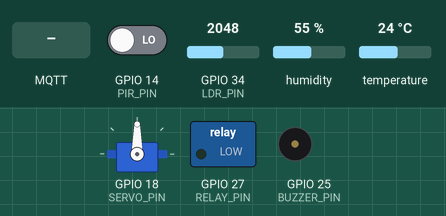
A program run on a simulated ESP32. On the bench: servo, switched loads named in the program (green lamp = pin HIGH), buzzer (waves = sounding). The inputs (shaded band) are chosen by the test bench; at power-on: temperature 24 °C, GPIO 34 (LDR_PIN) = 2048, GPIO 14 (PIR_PIN) LOW, humidity 55 %. WiFi joins after 1.5 s; servers stay silent unless stated; the local clock reads 2024-03-15 10:24:30 at power-on unless the program sets it; random numbers use the default seed unless the program sets one; no MQTT or app messages arrive unless stated; what the program prints to the serial monitor is not drawn.

Above: at 2.7 s.
2.8 s: temperature set to 29.6 °C
7.5 s: temperature set to 30.8 °C
At 9.2 s:
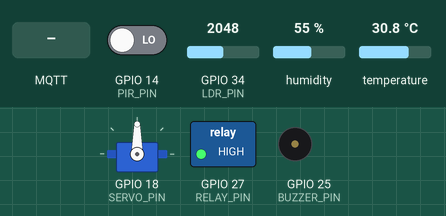
9.5 s: GPIO 34 (LDR_PIN) set to 1967
At 10.7 s:
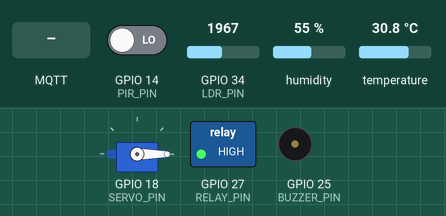
11.5 s: GPIO 14 (PIR_PIN) driven HIGH
At 12.5 s:
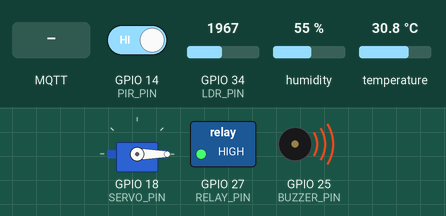
13.0 s: MQTT message "OFF" arrives on the first subscribed topic
At 13.6 s:
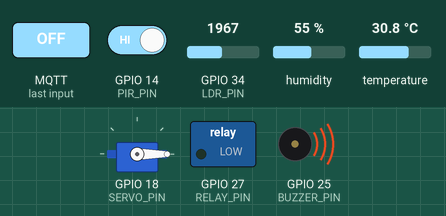
14.5 s: MQTT message "CLOSE" arrives on the second subscribed topic
At 15.9 s:
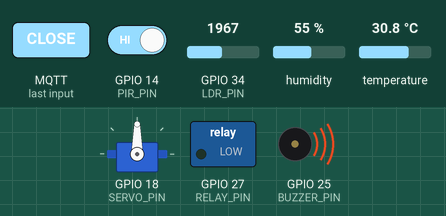
Timing chart, 0 to 45.5 s (numbered marks = the images above; inputs shaded):
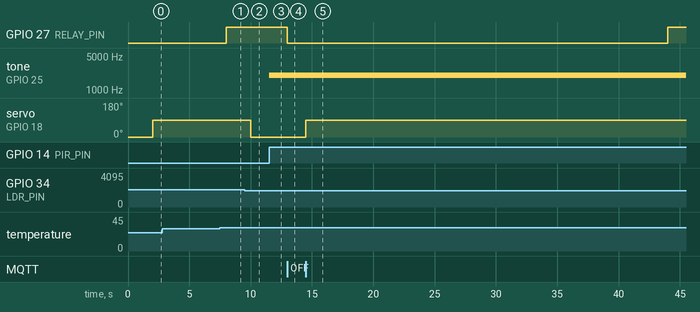

The program:

main.cpp
```cpp
#include <Arduino.h>
#include <WiFi.h>
#include <WiFiClientSecure.h>
#include <PubSubClient.h>
#include <DHTesp.h>
#include <ESP32Servo.h>
#include <time.h>

// ================= PIN CONFIGURATION =================
#define DHT_PIN     13
#define LDR_PIN     34
#define RELAY_PIN   27
#define SERVO_PIN   18
#define PIR_PIN     14
#define BUZZER_PIN  25

// ================= OBJECTS =================
DHTesp dht;
Servo windowServo;

// ================= THRESHOLDS =================
float TEMP_LIMIT  = 30.0;  // suhu di atas ini -> relay/kipas ON
int   LIGHT_LIMIT = 2000;  // di atas ini = terang -> jendela CLOSE
                           // di bawah ini = gelap -> jendela OPEN

const int WINDOW_OPEN  = 0;
const int WINDOW_CLOSE = 90;

const unsigned long MANUAL_HOLD_MS  = 30000;  // perintah MQTT menahan mode manual 30 detik
const unsigned long SENSOR_INTERVAL = 2000;

// ================= WIFI & EMQX MQTT =================
const char* WIFI_SSID     = "Wokwi-GUEST";
const char* WIFI_PASSWORD = "";

const char* MQTT_BROKER    = "c1460dff.ala.asia-southeast1.emqxsl.com";
const int   MQTT_PORT      = 8883;
const char* MQTT_USER      = "mobcom";
const char* MQTT_PASS      = "mobcom";
const char* MQTT_CLIENT_ID = "ESP32_SmartRoom_Client";

// Topik MQTT
const char* TOPIC_TELEMETRY  = "smartroom/telemetry";
const char* TOPIC_STATUS     = "smartroom/status";
const char* TOPIC_MOTION     = "smartroom/motion";
const char* TOPIC_RELAY_CMD  = "smartroom/relay/set";
const char* TOPIC_WINDOW_CMD = "smartroom/window/set";
const char* TOPIC_BUZZER_CMD = "smartroom/buzzer/set";

// Sertifikat CA EMQX (DigiCert Global Root G2) - dari file emqxsl-ca.crt
const char* EMQX_CA_CERT = \
"-----BEGIN CERTIFICATE-----\n" \
"MIIDjjCCAnagAwIBAgIQAzrx5qcRqaC7KGSxHQn65TANBgkqhkiG9w0BAQsFADBh\n" \
"MQswCQYDVQQGEwJVUzEVMBMGA1UEChMMRGlnaUNlcnQgSW5jMRkwFwYDVQQLExB3\n" \
"d3cuZGlnaWNlcnQuY29tMSAwHgYDVQQDExdEaWdpQ2VydCBHbG9iYWwgUm9vdCBH\n" \
"MjAeFw0xMzA4MDExMjAwMDBaFw0zODAxMTUxMjAwMDBaMGExCzAJBgNVBAYTAlVT\n" \
"MRUwEwYDVQQKEwxEaWdpQ2VydCBJbmMxGTAXBgNVBAsTEHd3dy5kaWdpY2VydC5j\n" \
"b20xIDAeBgNVBAMTF0RpZ2lDZXJ0IEdsb2JhbCBSb290IEcyMIIBIjANBgkqhkiG\n" \
"9w0BAQEFAAOCAQ8AMIIBCgKCAQEAuzfNNNx7a8myaJCtSnX/RrohCgiN9RlUyfuI\n" \
"2/Ou8jqJkTx65qsGGmvPrC3oXgkkRLpimn7Wo6h+4FR1IAWsULecYxpsMNzaHxmx\n" \
"1x7e/dfgy5SDN67sH0NO3Xss0r0upS/kqbitOtSZpLYl6ZtrAGCSYP9PIUkY92eQ\n" \
"q2EGnI/yuum06ZIya7XzV+hdG82MHauVBJVJ8zUtluNJbd134/tJS7SsVQepj5Wz\n" \
"tCO7TG1F8PapspUwtP1MVYwnSlcUfIKdzXOS0xZKBgyMUNGPHgm+F6HmIcr9g+UQ\n" \
"vIOlCsRnKPZzFBQ9RnbDhxSJITRNrw9FDKZJobq7nMWxM4MphQIDAQABo0IwQDAP\n" \
"BgNVHRMBAf8EBTADAQH/MA4GA1UdDwEB/wQEAwIBhjAdBgNVHQ4EFgQUTiJUIBiV\n" \
"5uNu5g/6+rkS7QYXjzkwDQYJKoZIhvcNAQELBQADggEBAGBnKJRvDkhj6zHd6mcY\n" \
"1Yl9PMWLSn/pvtsrF9+wX3N3KjITOYFnQoQj8kVnNeyIv/iPsGEMNKSuIEyExtv4\n" \
"NeF22d+mQrvHRAiGfzZ0JFrabA0UWTW98kndth/Jsw1HKj2ZL7tcu7XUIOGZX1NG\n" \
"Fdtom/DzMNU+MeKNhJ7jitralj41E6Vf8PlwUHBHQRFXGU7Aj64GxJUTFy8bJZ91\n" \
"8rGOmaFvE7FBcf6IKshPECBV1/MUReXgRPTqh5Uykw7+U0b6LJ3/iyK5S9kJRaTe\n" \
"pLiaWN0bfVKfjllDiIGknibVb63dDcY3fe0Dkhvld1927jyNxF1WW6LZZm6zNTfl\n" \
"MrY=\n" \
"-----END CERTIFICATE-----\n";

WiFiClientSecure tlsClient;
PubSubClient mqttClient(tlsClient);

// ================= STATE =================
bool relayState    = false;
bool windowClosed  = false;
bool buzzerState   = false;
bool motionActive  = false;
bool motionPinPrev = false;

unsigned long lastSensorRead = 0;
unsigned long lastMqttRetry  = 0;
unsigned long lastWifiRetry  = 0;
bool mqttWasConnected = false;

// Waktu berakhirnya mode manual (0 = mode otomatis)
unsigned long relayManualUntil  = 0;
unsigned long windowManualUntil = 0;
unsigned long buzzerManualUntil = 0;

bool isManual(unsigned long until) {
  return until != 0 && (long)(until - millis()) > 0;
}

// ================= AKTUATOR =================
void setRelay(bool on) {
  relayState = on;
  digitalWrite(RELAY_PIN, on ? HIGH : LOW);
}

void setBuzzer(bool on) {
  buzzerState = on;
#if ESP_ARDUINO_VERSION >= ESP_ARDUINO_VERSION_VAL(3, 0, 0)
  if (on) {
    ledcAttachChannel(BUZZER_PIN, 2000, 8, 4);
    ledcWriteTone(BUZZER_PIN, 2000);
  } else {
    ledcWrite(BUZZER_PIN, 0);
    ledcDetach(BUZZER_PIN);
    pinMode(BUZZER_PIN, OUTPUT);
    digitalWrite(BUZZER_PIN, LOW);
  }
#else
  if (on) {
    ledcSetup(4, 2000, 8);
    ledcAttachPin(BUZZER_PIN, 4);
    ledcWriteTone(4, 2000);
  } else {
    ledcWrite(4, 0);
    ledcDetachPin(BUZZER_PIN);
    pinMode(BUZZER_PIN, OUTPUT);
    digitalWrite(BUZZER_PIN, LOW);
  }
#endif
}

void setWindow(bool close) {
  if (close == windowClosed) return;
  windowClosed = close;
  windowServo.write(close ? WINDOW_CLOSE : WINDOW_OPEN);
}

// ================= WIFI =================
void connectWiFi() {
  Serial.print("[WiFi] Menghubungkan ke ");
  Serial.print(WIFI_SSID);
  WiFi.mode(WIFI_STA);
  WiFi.begin(WIFI_SSID, WIFI_PASSWORD);
  int attempts = 0;
  while (WiFi.status() != WL_CONNECTED && attempts < 60) {  // maksimal ~30 detik
    delay(500);
    Serial.print(".");
    attempts++;
  }
  if (WiFi.status() == WL_CONNECTED) {
    Serial.println(" Terhubung (" + WiFi.localIP().toString() + ")");
  } else {
    Serial.println(" Gagal!");
  }
}

// ================= NTP (wajib untuk verifikasi sertifikat TLS) =================
void syncTime() {
  if (WiFi.status() != WL_CONNECTED) return;

  configTime(7 * 3600, 0, "pool.ntp.org", "time.google.com");  // WIB (UTC+7)
  Serial.print("[NTP] Sinkronisasi waktu");

  time_t now = time(nullptr);
  int attempts = 0;
  while (now < 1700000000 && attempts < 30) {  // maksimal ~15 detik
    delay(500);
    Serial.print(".");
    now = time(nullptr);
    attempts++;
  }

  if (now >= 1700000000) {
    struct tm timeinfo;
    localtime_r(&now, &timeinfo);
    Serial.printf(" OK (%04d-%02d-%02d %02d:%02d:%02d)\n",
                  timeinfo.tm_year + 1900, timeinfo.tm_mon + 1, timeinfo.tm_mday,
                  timeinfo.tm_hour, timeinfo.tm_min, timeinfo.tm_sec);
  } else {
    Serial.println(" Gagal! (koneksi TLS mungkin ditolak)");
  }
}

// ================= MQTT CALLBACK =================
void mqttCallback(char* topic, byte* payload, unsigned int length) {
  String msg = "";
  for (unsigned int i = 0; i < length; i++) msg += (char)payload[i];
  msg.trim();
  msg.toUpperCase();
  Serial.printf("[MQTT] %s -> %s\n", topic, msg.c_str());

  String t = String(topic);

  if (t == TOPIC_RELAY_CMD) {
    if (msg == "ON" || msg == "1") {
      setRelay(true);
      relayManualUntil = millis() + MANUAL_HOLD_MS;
    } else if (msg == "OFF" || msg == "0") {
      setRelay(false);
      relayManualUntil = millis() + MANUAL_HOLD_MS;
    } else if (msg == "AUTO") {
      relayManualUntil = 0;
    }
  } else if (t == TOPIC_WINDOW_CMD) {
    if (msg == "CLOSE" || msg == "CLOSED") {
      setWindow(true);
      windowManualUntil = millis() + MANUAL_HOLD_MS;
    } else if (msg == "OPEN") {
      setWindow(false);
      windowManualUntil = millis() + MANUAL_HOLD_MS;
    } else if (msg == "AUTO") {
      windowManualUntil = 0;
    }
  } else if (t == TOPIC_BUZZER_CMD) {
    if (msg == "ON" || msg == "1") {
      setBuzzer(true);
      buzzerManualUntil = millis() + MANUAL_HOLD_MS;
    } else if (msg == "OFF" || msg == "0") {
      setBuzzer(false);
      buzzerManualUntil = millis() + MANUAL_HOLD_MS;
    } else if (msg == "AUTO") {
      buzzerManualUntil = 0;
    }
  }
}

// ================= MQTT RECONNECT =================
void reconnectMQTT() {
  if (WiFi.status() != WL_CONNECTED) return;
  if (millis() - lastMqttRetry < 5000) return;
  lastMqttRetry = millis();

  // Pastikan waktu valid sebelum mencoba TLS
  if (time(nullptr) < 1700000000) {
    syncTime();
  }

  Serial.print("[MQTT] Menghubungkan ke broker...");
  String clientId = String(MQTT_CLIENT_ID) + "_" + String(random(0xffff), HEX);
  if (mqttClient.connect(clientId.c_str(), MQTT_USER, MQTT_PASS)) {
    Serial.println(" Terhubung!");
    mqttClient.subscribe(TOPIC_RELAY_CMD);
    mqttClient.subscribe(TOPIC_WINDOW_CMD);
    mqttClient.subscribe(TOPIC_BUZZER_CMD);
    mqttClient.publish(TOPIC_STATUS, "ONLINE", true);
  } else {
    char errBuf[128] = "";
    int tlsErr = tlsClient.lastError(errBuf, sizeof(errBuf));
    Serial.printf(" Gagal (rc=%d, tls=%d: %s)\n", mqttClient.state(), tlsErr, errBuf);
  }
}

// ================= SETUP =================
void setup() {
  Serial.begin(115200);

  dht.setup(DHT_PIN, DHTesp::DHT22);

  pinMode(RELAY_PIN, OUTPUT);
  setRelay(false);

  pinMode(BUZZER_PIN, OUTPUT);
  setBuzzer(false);

  pinMode(PIR_PIN, INPUT);

  windowServo.attach(SERVO_PIN);
  windowServo.write(WINDOW_OPEN);
  windowClosed = false;

  Serial.println("SMART ROOM CONTROL");
  connectWiFi();
  syncTime();

  tlsClient.setCACert(EMQX_CA_CERT);
  tlsClient.setTimeout(15);
  mqttClient.setBufferSize(512);
  mqttClient.setKeepAlive(30);
  mqttClient.setSocketTimeout(15);
  mqttClient.setServer(MQTT_BROKER, MQTT_PORT);
  mqttClient.setCallback(mqttCallback);
}

// ================= LOOP =================
void loop() {
  // Sambungkan ulang WiFi bila terputus
  if (WiFi.status() != WL_CONNECTED && millis() - lastWifiRetry > 10000) {
    lastWifiRetry = millis();
    Serial.println("[WiFi] Terputus, mencoba menyambung ulang...");
    WiFi.reconnect();
  }

  if (!mqttClient.connected()) {
    if (mqttWasConnected) {
      Serial.printf("[MQTT] Koneksi terputus (state=%d)\n", mqttClient.state());
      mqttWasConnected = false;
    }
    reconnectMQTT();
    if (mqttClient.connected()) mqttWasConnected = true;
  }
  mqttClient.loop();

  // ---------- PIR ----------
  bool pirNow = digitalRead(PIR_PIN) == HIGH;
  motionActive = pirNow;

  if (pirNow && !motionPinPrev) {
    Serial.println("[PIR] Gerakan terdeteksi!");
    if (mqttClient.connected()) mqttClient.publish(TOPIC_MOTION, "DETECTED");
  } else if (!pirNow && motionPinPrev) {
    Serial.println("[PIR] Gerakan berhenti");
    if (mqttClient.connected()) mqttClient.publish(TOPIC_MOTION, "CLEAR");
  }
  motionPinPrev = pirNow;

  if (!isManual(buzzerManualUntil)) {
    if (buzzerState != motionActive) setBuzzer(motionActive);
  }

  // ---------- Sensor lain (tiap 2 detik) ----------
  if (millis() - lastSensorRead >= SENSOR_INTERVAL) {
    lastSensorRead = millis();

    TempAndHumidity data = dht.getTempAndHumidity();
    float temperature = data.temperature;
    float humidity    = data.humidity;
    int lightValue    = analogRead(LDR_PIN);

    if (isnan(temperature) || isnan(humidity)) {
      Serial.println("[DHT22] Gagal membaca sensor!");
      return;
    }

    if (!isManual(relayManualUntil)) {
      setRelay(temperature > TEMP_LIMIT);
    }

    if (!isManual(windowManualUntil)) {
      setWindow(lightValue > LIGHT_LIMIT);
    }

    bool mqttOk = false;
    if (mqttClient.connected()) {
      char payload[220];
      snprintf(payload, sizeof(payload),
               "{\"temp\":%.1f,\"hum\":%.1f,\"light\":%d,\"motion\":\"%s\","
               "\"relay\":\"%s\",\"window\":\"%s\",\"buzzer\":\"%s\"}",
               temperature, humidity, lightValue,
               motionActive ? "YES" : "NO",
               relayState ? "ON" : "OFF",
               windowClosed ? "CLOSED" : "OPEN",
               buzzerState ? "ON" : "OFF");
      mqttOk = mqttClient.publish(TOPIC_TELEMETRY, payload);
    }

    unsigned long sec = millis() / 1000;
    Serial.printf("[%02lu:%02lu] Suhu: %.1f C | Lembap: %.1f%% | Cahaya: %d | Gerak: %s\n",
                  sec / 60, sec % 60, temperature, humidity, lightValue,
                  motionActive ? "YA" : "TIDAK");
    Serial.printf("        Relay: %s | Jendela: %s | Buzzer: %s | MQTT: %s\n",
                  relayState ? "ON" : "OFF",
                  windowClosed ? "TUTUP" : "BUKA",
                  buzzerState ? "ON" : "OFF",
                  mqttOk ? "OK" : "ERR");
  }
}
 
```

Measured:
- the behaviour switches between 30 and 30.1 °C on temperature (found by bisection; images 0 and 1)
- the behaviour switches between 2001 and 2000 on GPIO 34 (LDR_PIN) (found by bisection; images 1 and 2)
- after the input at 2.8 s, every drawn part: stays the same
- after the input at 7.5 s, GPIO 27 (RELAY_PIN): LOW → HIGH after 0.51 s
- after the input at 9.5 s, servo on GPIO 18 (SERVO_PIN): 90° → 0° after 0.51 s
- after the input at 11.5 s, tone on GPIO 25 (BUZZER_PIN): silent → 2000 Hz at once
- after the input at 13.0 s, GPIO 27 (RELAY_PIN): HIGH → LOW at once
- after the input at 14.5 s, servo on GPIO 18 (SERVO_PIN): 0° → 90° at once
